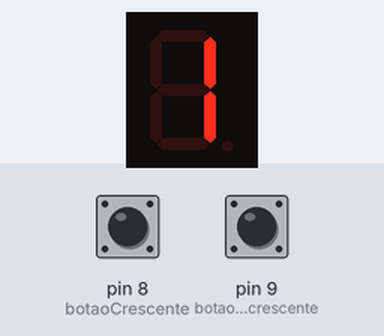
The sketch below on a simulated Arduino Uno, built with avr-gcc and run on an emulated ATmega328P. Parts: 1-digit seven-segment display. Wiring (inferred from the names in the program): 1-digit 7-segment display, segments lit when HIGH: segments pin 1, pin 2, pin 3, pin 4, pin 5, pin 6, pin 7. The test bench sets the inputs (shaded band); at power-on: pin 8 (botaoCrescente) HIGH, pin 9 (botaoDecrescente) HIGH. The segment pins are drawn as the display they are named for.

Above: at 1.1 s.
At 9.1 s:
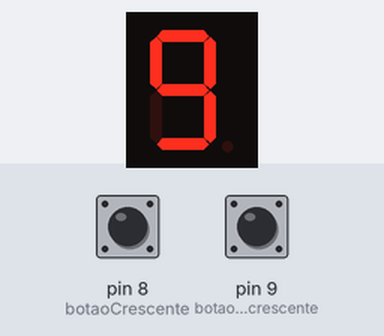
18.1 s: pin 8 (botaoCrescente) pulled LOW for 3.2 s
At 22.8 s:
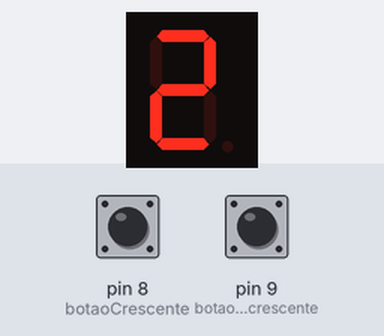
Timing chart, 0 to 24.3 s (numbered marks = the images above; inputs shaded):
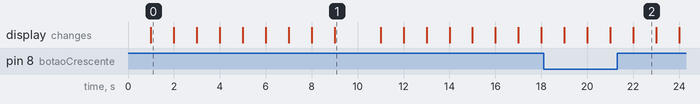

The sketch:

Questao_1.ino
```cpp
const int A = 1;
const int B = 2;
const int C = 3;
const int D = 4;
const int E = 5;
const int F = 6;
const int G = 7;

int tempo = 1000;

int botaoCrescente = 8;
int botaoDecrescente = 9;

void setup()
{
    pinMode(A, OUTPUT);
    pinMode(B, OUTPUT);
    pinMode(C, OUTPUT);
    pinMode(D, OUTPUT);
    pinMode(E, OUTPUT);
    pinMode(F, OUTPUT);
    pinMode(G, OUTPUT);

    pinMode(botaoCrescente, INPUT);
    pinMode(botaoDecrescente, INPUT);
}

void displayDigit(int digito)
{
    //Condições segmento a
    if (digito != 1 && digito != 4)
        digitalWrite(A, HIGH);

    ///Condições segmento b
    if (digito != 5 && digito != 6)
        digitalWrite(B, HIGH);

    //Condições segmento c
    if (digito != 2)
        digitalWrite(C, HIGH);

    //Condições segmento d
    if (digito != 1 && digito != 4 && digito != 7)
        digitalWrite(D, HIGH);

    //Condições segmento e
    if (digito == 2 || digito == 6 || digito == 8 || digito == 0)
        digitalWrite(E, HIGH);

    //Condições segmento f
    if (digito != 1 && digito != 2 && digito != 3 && digito != 7)
        digitalWrite(F, HIGH);

    //Condições segmento g
    if (digito != 0 && digito != 1 && digito != 7)
        digitalWrite(G, HIGH);
}


void turnOff()
{
    digitalWrite(A, LOW);
    digitalWrite(B, LOW);
    digitalWrite(C, LOW);
    digitalWrite(D, LOW);
    digitalWrite(E, LOW);
    digitalWrite(F, LOW);
    digitalWrite(G, LOW);
}

void loop()
{

    if (digitalRead(botaoCrescente) == LOW) // Se o botão for pressionado
    {
        for (int i = 0; i < 10; i++)
        {
            displayDigit(i);
            delay(1 * tempo);
            turnOff();
        }
        digitalWrite(botaoCrescente, HIGH);
    }
    if (digitalRead(botaoDecrescente) == LOW) // Se o botão for pressionado
    {
        for (int i = 9; i >= 0; i--)
        {
            displayDigit(i);
            delay(1 * tempo);
            turnOff();
        }
        digitalWrite(botaoDecrescente, HIGH);
    }
}
```

Measured:
- what the display in image 0 shows lasts 1.0 s, from 1.0 s to 2.0 s
- what the display in image 1 shows lasts 2.0 s, from 9.0 s to 11.0 s
